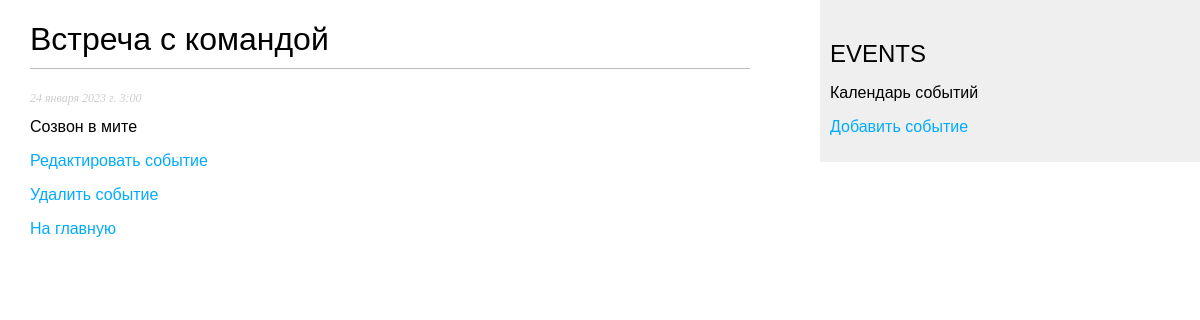
The page /events/6 on the database its author committed.
### event/models.py (models this page shows, shortened)
class Event(models.Model):
    title = models.CharField(max_length=100, verbose_name='Название')
    description = models.TextField(verbose_name='Описание')
    date_time = models.DateTimeField(verbose_name='Дата')
    location = models.CharField(max_length=100, verbose_name='Место')
    class Meta:
        verbose_name = 'Event'
        verbose_name_plural = 'Events'
        ordering = ['-date_time']
        indexes = [
            models.Index(fields=['-date_time'])
        ]

### event/views.py (the view)
# urls.py: path('events/<int:pk>', views.ShowEvent.as_view(), name='event_detail'),
class ShowEvent(DetailView):
    model = Event
    template_name = 'event/detail.html'

### event/templates/event/detail.html (shortened to what this page needs)
{% extends "event/base.html" %}
{% block content %}
  <h1>{{ event.title }}</h1>
  <p class="date">{{ event.date_time }}</p>
  {{ event.description|safe }}
<p><a href="{% url 'event:event_update' event.id %}">Редактировать событие</a></p>
<p><a href="{% url 'event:event_delete' event.id %}">Удалить событие</a></p>
<p><a href="{% url 'event:event_list' %}">На главную</a></p>
{% endblock %}

### static/css/blog.css (style rules this page uses)
body { margin:0; padding:0; font-family:helvetica, sans-serif; }
a { color:#00abff; text-decoration:none; }
h1 { font-weight:normal; border-bottom:1px solid #bbb; padding:0 0 10px 0; }
p.date { color:#ccc; font-family: georgia, serif; font-size: 12px; font-style: italic; }

### rows shown on the page
Event: title "Встреча с командой", date_time "24 января 2023 г. 3:00", description "Созвон в мите"
